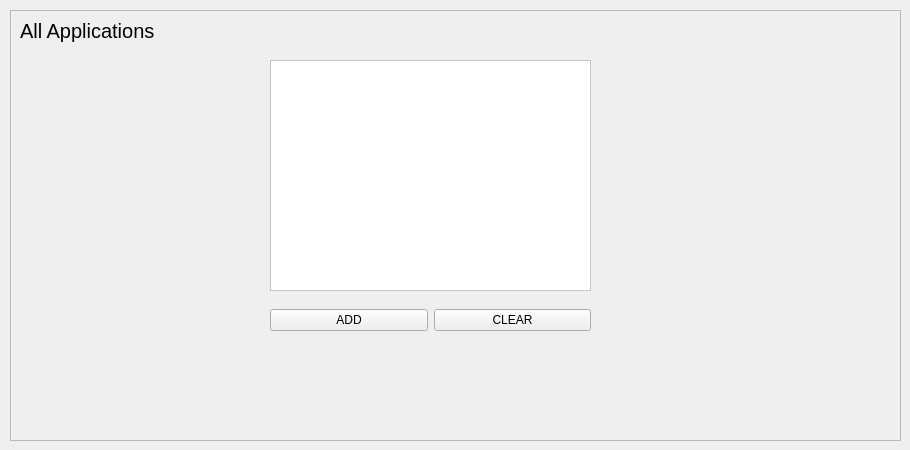
                     <widget class="QWidget" name="home">
                      <property name="styleSheet">
                       <string notr="true">background-position: center;
background-repeat: no-repeat;</string>
                      </property>
                      <widget class="QFrame" name="frame_2">
                       <property name="geometry">
                        <rect>
                         <x>10</x>
                         <y>10</y>
                         <width>891</width>
                         <height>431</height>
                        </rect>
                       </property>
                       <property name="frameShape">
                        <enum>QFrame::StyledPanel</enum>
                       </property>
                       <property name="frameShadow">
                        <enum>QFrame::Raised</enum>
                       </property>
                       <widget class="QWidget" name="widget_2" native="true">
                        <property name="geometry">
                         <rect>
                          <x>0</x>
                          <y>0</y>
                          <width>891</width>
                          <height>51</height>
                         </rect>
                        </property>
                        <widget class="QLabel" name="label_2">
                         <property name="geometry">
                          <rect>
                           <x>10</x>
                           <y>0</y>
                           <width>191</width>
                           <height>41</height>
                          </rect>
                         </property>
                         <property name="styleSheet">
                          <string notr="true">font-size:20px</string>
                         </property>
                         <property name="text">
                          <string>All Applications</string>
                         </property>
                        </widget>
                       </widget>
                       <widget class="PlotWidget" name="graphicsView">
                        <property name="geometry">
                         <rect>
                          <x>260</x>
                          <y>50</y>
                          <width>321</width>
                          <height>231</height>
                         </rect>
                        </property>
                        <property name="styleSheet">
                         <string notr="true">background:white;</string>
                        </property>
                       </widget>
                       <widget class="QWidget" name="">
                        <property name="geometry">
                         <rect>
                          <x>260</x>
                          <y>290</y>
                          <width>321</width>
                          <height>41</height>
                         </rect>
                        </property>
                        <layout class="QHBoxLayout" name="horizontalLayout_6">
                         <item>
                          <widget class="QPushButton" name="btn_add">
                           <property name="text">
                            <string>ADD</string>
                           </property>
                          </widget>
                         </item>
                         <item>
                          <widget class="QPushButton" name="btn_clear">
                           <property name="text">
                            <string>CLEAR</string>
                           </property>
                          </widget>
                         </item>
                        </layout>
                       </widget>
                      </widget>
                     </widget>
